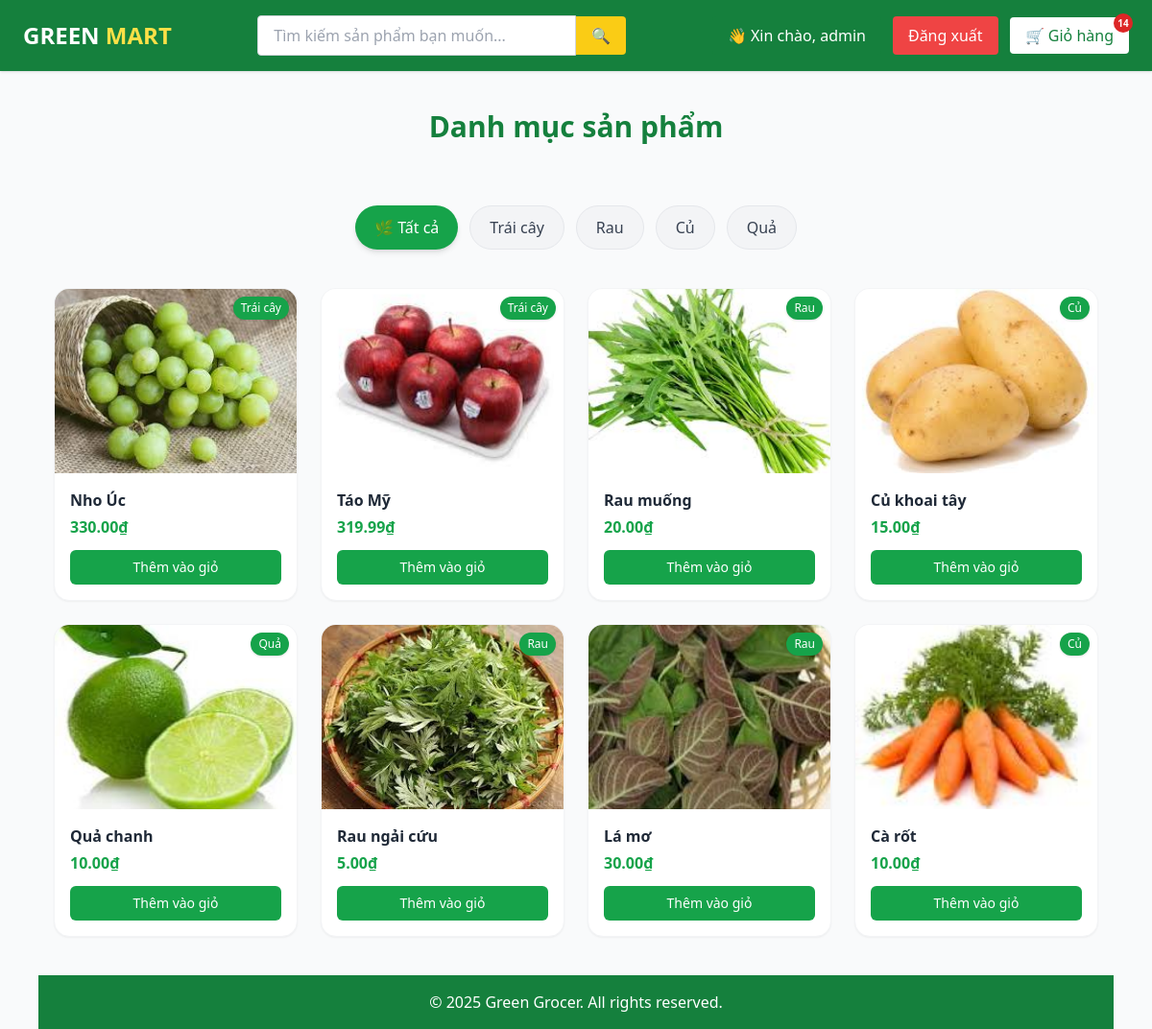
Page /productPage/ (signed in) on the earlier database version.
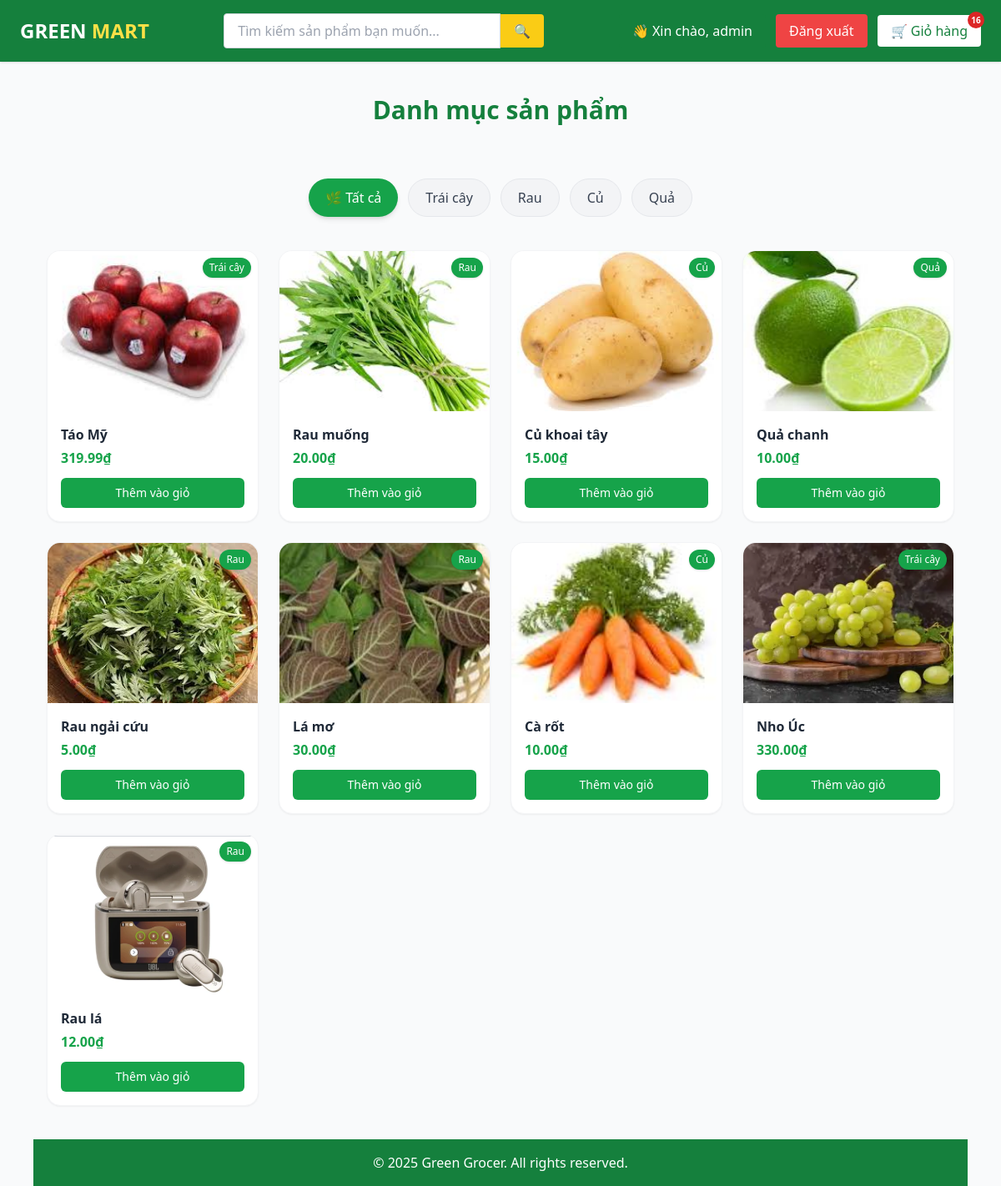
Same page on the later database version.
### app/models.py (models this page shows, shortened)
class Category(models.Model):
    name = models.CharField(max_length=100, unique=True)   # Rau, Củ, Quả, Trái Cây, Nấm, ...
    slug = models.SlugField(max_length=100, blank=True)

class Product(models.Model):
    UNIT_CHOICES = [
        ("kg", "Kilogram"),
        ("gr", "Gram"),
        ("bó", "Bó"),
        ("túi", "Túi"),
        ("quả", "Quả"),
    ]
    STATUS_CHOICES = [
        ("available", "Còn hàng"),
        ("out_of_stock", "Hết hàng"),
        ("hidden", "Ẩn"),
    ]
    name = models.CharField(max_length=200)
    slug = models.SlugField(max_length=200, unique=True, blank = True)
    category = models.ForeignKey(Category, on_delete=models.CASCADE, related_name="products")
    description = models.TextField(blank=True, null=True)
    price = models.DecimalField(max_digits=10, decimal_places=2)
    unit = models.CharField(max_length=20, choices=UNIT_CHOICES, default="kg")
    stock = models.PositiveIntegerField(default=0)  # số lượng tồn kho
    status = models.CharField(max_length=20, choices=STATUS_CHOICES, default="available")
    origin = models.CharField(max_length=100, choices=Origin.choices, default=Origin.VIETNAM, blank=True, null=True)   # Việt Nam, Úc, Mỹ...
    image = models.ImageField(upload_to="products/", blank=True, null=True)
    is_featured = models.BooleanField(default=False)   # Sản phẩm nổi bật
    created_at = models.DateTimeField(auto_now_add=True)
    updated_at = models.DateTimeField(auto_now=True)
    user = models.ForeignKey(User, on_delete=models.CASCADE, blank= True, null=True)

### app/views.py (the view)
# urls.py: path("productPage/", views.productPage, name="productPage"),
def productPage(request):
    categories = Category.objects.all()
    products = Product.objects.filter(
    status="available"
)
    if request.user.is_authenticated:
        order, created = Order.objects.get_or_create(customer=request.user, complete=False)
    else:
        if not request.session.session_key:
            request.session.create()
        session_key = request.session.session_key
        order, created = Order.objects.get_or_create(transaction_id=session_key, complete=False)
    cartItems = order.get_cart_items if order else 0
    return render(request, "productPage.html",{"categories":categories, "products":products,"items":cartItems})

### app/models.py (called while the page is built)
    @property
    def get_cart_items(self):
        orderitems = self.orderitem_set.all()
        total = sum([item.quantity for item in orderitems])
        return total

### app/templates/productPage.html (shortened to what this page needs)
<!DOCTYPE html>
<html lang="vi">
<head>
  <script src="https://cdn.tailwindcss.com"></script>
</head>
<body class="bg-gray-50 text-gray-800">
  <nav class="bg-green-700 text-white px-6 py-4 flex justify-between items-center left-0 w-full shadow z-50">
  <a href="{% url 'home' %}" class="text-2xl font-bold">
    GREEN <span class="text-yellow-300">MART</span>
  </a>
  <form action="{% url 'search' %}" method="get" class="hidden md:flex items-center mx-6 w-1/3">
    <input
      type="text"
      name="q"
      placeholder="Tìm kiếm sản phẩm bạn muốn..."
      class="w-full px-4 py-2 rounded-l border border-gray-300 text-black focus:outline-none"
    >
    <button type="submit" class="bg-yellow-400 text-black px-4 py-2 rounded-r hover:bg-yellow-300">
      🔍
    </button>
  </form>
  <div class="flex items-center gap-3">
  {% if request.user.is_authenticated %}
    <div class="bg-green-700 text-white px-4 py-2 rounded">
      👋 Xin chào, {{ request.user.username }}
    </div>
    <a href="{% url 'logout' %}"
       class="bg-red-500 text-white px-4 py-2 rounded hover:bg-red-400">
      Đăng xuất
    </a>
  {% else %}
    <a href="{% url 'loginn' %}"
       class="bg-yellow-400 text-black px-4 py-2 rounded hover:bg-yellow-300">
      Đăng nhập
    </a>
  {% endif %}
  <div class="relative">
    <a href="{% url 'cart' %}"
       class="bg-white text-green-700 px-4 py-2 rounded hover:bg-gray-100 relative">
      🛒 Giỏ hàng
      {% if items > 0 %}
        <span class="absolute -top-1 -right-1 bg-red-600 text-white
                     text-[10px] font-bold w-5 h-5 flex items-center
                     justify-center rounded-full">
          {{ items }}
        </span>
      {% endif %}
    </a>
  </div>
</div>
</nav>
  <section class="max-w-6xl mx-auto mt-10 px-4">
    <h2 class="text-3xl font-bold text-green-700 text-center mb-6">Danh mục sản phẩm</h2>
  <div class="max-w-7xl mx-auto py-10 px-4">
  <div class="flex flex-wrap justify-center gap-3 mb-10">
    <button class="category-btn bg-green-600 text-white px-5 py-2.5 rounded-full font-medium shadow-md hover:bg-green-700 transition" data-category="all">
      🌿 Tất cả
    </button>
    {% for cat in categories %}
    <button class="category-btn bg-gray-100 text-gray-700 hover:bg-green-100 hover:text-green-700 px-5 py-2.5 rounded-full font-medium border border-gray-200 transition" data-category="{{ cat.slug }}">
      {{ cat.name }}
    </button>
    {% endfor %}
  </div>
  <div id="product-list" class="grid grid-cols-2 md:grid-cols-3 lg:grid-cols-4 gap-6">
    {% for product in products %}
    <div class="product-card group bg-white rounded-2xl shadow-sm hover:shadow-lg transition-all duration-300 overflow-hidden border border-gray-100" data-category="{{ product.category.slug }}">
      <a href="{% url 'detail' product.slug%}">
      <div class="relative">
        <img src="{{ product.image.url }}" class="w-full h-48 object-cover transition-transform duration-500 group-hover:scale-105">
        <span class="absolute top-2 right-2 bg-green-600 text-white text-xs px-2 py-1 rounded-full shadow">
          {{ product.category.name }}
        </span>
      </div>
      <div class="p-4">
        <h2 class="text-gray-800 font-semibold text-base group-hover:text-green-700 transition">{{ product.name }}</h2>
        <p class="text-green-600 font-bold mt-1">{{ product.price }}₫</p></a>
        <form method="post" action="{% url 'add_to_cart' product.slug %}">
          <button class="mt-3 w-full bg-green-600 hover:bg-green-700 text-white text-sm font-medium py-2 rounded-md transition">
            Thêm vào giỏ
          </button>
        </form>
      </div>
    </div>
    {% endfor %}
<footer class="bg-green-700 text-white text-center p-4" >
    © 2025 Green Grocer. All rights reserved.
  </footer>
</body>
</html>

Differences in the rows shown:
removed Product: image (picture), category.name "Trái cây", name "Nho Úc", price "330.00"
added Product: image (picture), category.name "Trái cây", name "Nho Úc", price "330.00"
added Product: image (picture), category.name "Rau", name "Rau lá", price "12.00"
Other differences:
{{ items }}: "14" → "16"
